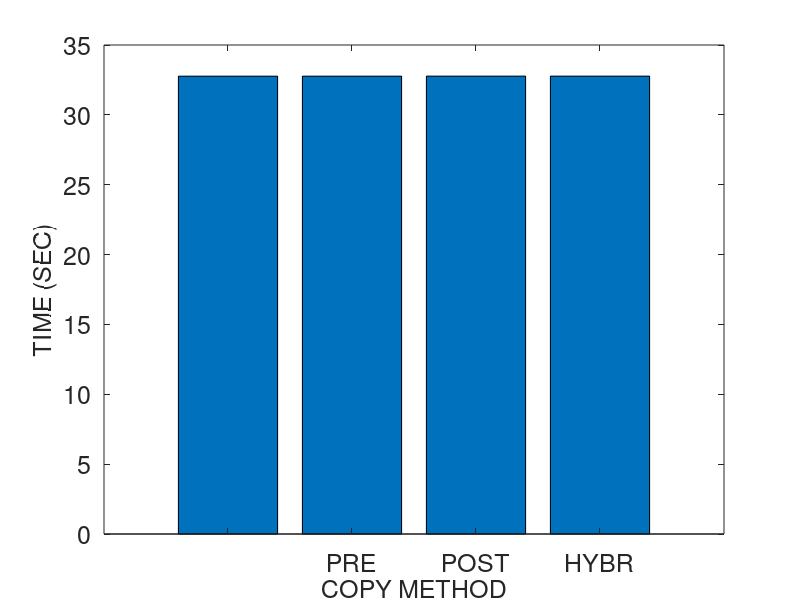
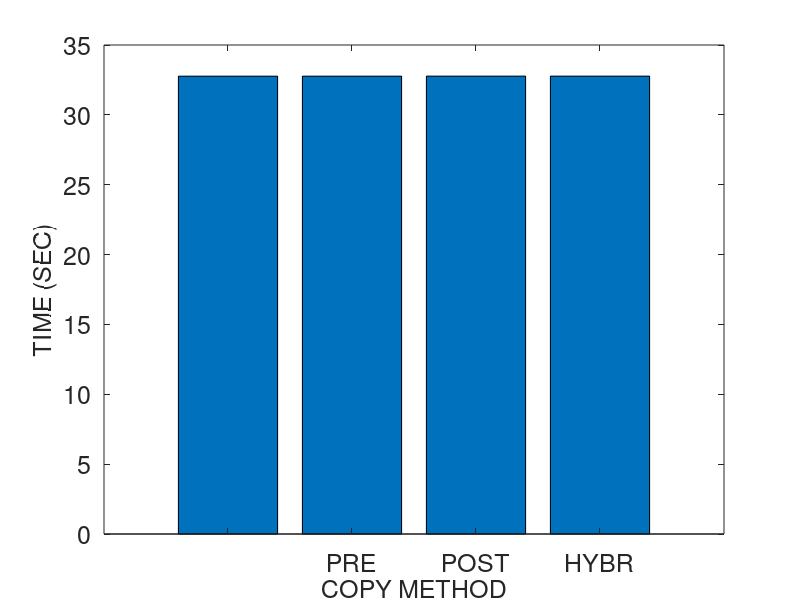
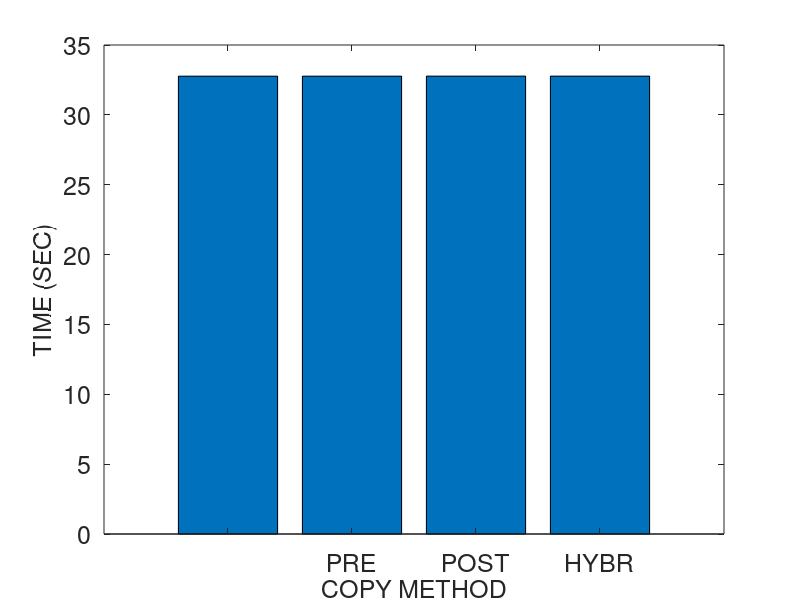
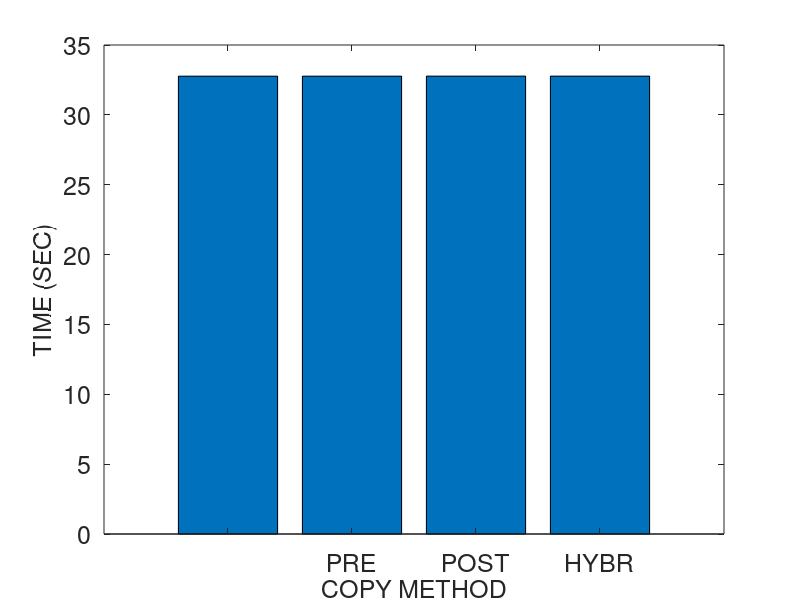

Source code (MATLAB) for these figures, in order:
% basic hybrid copy migration
% memory size in MB
r = 4096
r *= 1024 % convert to KB

% page dirty rate in percent (%): against to total memory pages
readrate = 50
prefix = strcat ("M4G_R", num2str(readrate))
readrate /= 100

dirtyrate = 0 
prefix = strcat (prefix, "_W", num2str(dirtyrate))
dirtyrate /= 100

run = 1

pagesize = 4 % in KB
numpages = r / pagesize

% delta compression rate
comp = 0.5 

% amount of CPU and device states in KB 
scinfo = 100

% working set size in number of pages
wss = numpages * 0.25

% 0: zero, 1: read, 2: dirtied, 3: inactive data
mem = zeros(1, numpages);

% prediction accuracy 0 through 1
acc = 1
%acc = 0

run = 1

prefix = strcat (prefix, "_acc", num2str(acc), "_r", num2str(run))

% bandwidth in gbps
b = 1000 
b = b * 1024/8 % convert to KB

fontsize = 18
%fontsize = 20

totaltime = 0;
downtime = 0;
totaldata = 0;

A = zeros(4, 3);

%%%%%%%%%%%%%%%%%%%%%%%%%%%%%%
% precopy migration
%%%%%%%%%%%%%%%%%%%%%%%%%%%%%%
fprintf('\n')
disp('==================== Precopy migration ====================')
% iterations
present = numpages * pagesize
iter = 0
while present > 50 && iter < 29 && totaldata < 4*r
	pretime = present / b
	totaltime += pretime
	totaldata += present
	present = numpages * pagesize * dirtyrate 
	%dirts = wss * dirtyrate
	iter += 1
end

% stop-and-copy phase
% stop conditions: 29 iterations, 50 pages, 4 memory size sent
scsent = scinfo + present * pagesize
downtime = scsent / b
totaltime += downtime
totaldata += scsent

% network fault rate
NFR = 0

A (1, 1) = totaltime;
A (1, 2) = downtime;
A (1, 3) = totaldata;

%%%%%%%%%%%%%%%%%%%%%%%%%%%%%%
% postcopy migration
%%%%%%%%%%%%%%%%%%%%%%%%%%%%%%
fprintf('\n')
disp('===================== Postcopy migration ======================')
totaltime = 0;
downtime = 0;
totaldata = 0;

% stop-and-copy phase
scsent = scinfo
downtime = scsent / b
totaltime += downtime
totaldata += scsent

% prepaging (bubbling) and on-demand paging
postsent = r
posttime = postsent/b
totaltime += posttime
totaldata += postsent
% network fault rate
NFR = 0.2

A (2, 1) = totaltime;
A (2, 2) = downtime;
A (2, 3) = totaldata;

%%%%%%%%%%%%%%%%%%%%%%%%%%%%%%
% hybrid copy migration
%%%%%%%%%%%%%%%%%%%%%%%%%%%%%%
fprintf('\n')
disp('==================== Hybrid copy migration ====================')
totaltime = 0;
downtime = 0;
totaldata = 0;

% precopy phase: single iteration
present = r
pretime = present / b
totaltime += pretime
totaldata += present

% stop-and-copy phase
bitmapsize = 500 % KB
scsent = scinfo + bitmapsize
downtime = scsent / b
totaltime += downtime
totaldata += scsent

% postcopy phase: prepaging (bubbling) and on-demand paging
%dirts = wss * dirtyrate
dirts = numpages * dirtyrate
postsent = dirts * pagesize
posttime = postsent/b
totaltime += posttime
totaldata += postsent
% network fault rate
NFR = 0.2

A (3, 1) = totaltime;
A (3, 2) = downtime;
A (3, 3) = totaldata;

%%%%%%%%%%%%%%%%%%%%%%%%%%%%%%
% proactive hybrid copy migration
%%%%%%%%%%%%%%%%%%%%%%%%%%%%%%
%disp(char(10))
fprintf('\n')
disp('=============== Proactive hybrid copy migration ================')
totaltime = 0;
downtime = 0;
totaldata = 0;

% precopy phase
% LRU, PFR

% scan the dirtied pages
% for dirtied pages
% 	mark dirtied (1)
% 	mem(random (1, wss * 0.1))	
randperm(int64(wss * 0.1));
% for read pages
% 	mark read (2)
% 	mem (random (wss * 0.1, wss * 0.2))

% for pages
% 	predict read/write

% send the pages most likely to be read and least likely to be dirtied
% do not send the pages most likely to be dirtied
% construct queue with the order of p1/p2
%reads = numpages * 0.4 
% total read rate = wss * read_rate = 0.25 * 0.16 = 0.04 (4%)
%read_rate = 0.16
%read_rate = 0.04 % 4% of total memory
% total write rate = wss * write_rate = 0.25 * 0.16 = 0.04 (4%)
%write_rate = 0.16
%write_rate = 0.04 % 4% of total memory
% simple case: readonly pages (RO) - zero dirtied pages 
%RO = 0.3
pred_pages = numpages * readrate * acc

% LRU
% for LRU queue
% 	mark sent
%	insert the pages into cache and perform delta compression

present = pred_pages * pagesize
pretime = present/b
totaltime += pretime
totaldata += present

% stop-and-copy phase
% send the CPU and device states
bitmapsize = 500 % KB
scsent = scinfo + bitmapsize
downtime = scsent/b
totaltime += downtime
totaldata += scsent

% postcopy phase
postsent = (numpages - pred_pages) * pagesize

% exclude the predicted dirtied pages 
pred_dirts = numpages * dirtyrate * acc
postsent = (numpages - pred_pages - pred_dirts) * pagesize
posttime = postsent/b
totaltime += posttime
totaldata += postsent

% network fault rate
NFR = 0.2

A (4, 1) = totaltime;
A (4, 2) = downtime;
A (4, 3) = totaldata

%%%%%%%%%%%%%%%%%%%%%%%%%%%%%%%%%%%%%%%%%%%%%%%%%%%%%%%
%                     plotting
% precopy
% postcopy
% hybrid
% pro-hybrid
%%%%%%%%%%%%%%%%%%%%%%%%%%%%%%%%%%%%%%%%%%%%%%%%%%%%%%%

%prefix = "M4G_R14W14_acc100_r1"
%prefix = strcat ("M4G_R", readrate, "W", dirtyrate, "acc", acc, "r", run)
%prefix = strcat (prefix, "W")
%prefix = strcat (prefix, dirtyrate)

dlmwrite (prefix, A, ' ')

%%%%%%%%%%%%%%%%%%%% total time %%%%%%%%%%%%%%%%%%%%%%
figure;
output = strcat(prefix, ".tt");
%output = prefix
x = ['PRECOPY', 'POSTCOPY', 'HYBRID', 'PRO-HYBRID'];
x = {'', 'PRE', 'POST', 'HYBR', 'PROH', ''};
x = {'', 'PRE', 'POST', 'HYBR', 'PROH'};
%x = 1:1:length(A);
%plot(x, A(:,2)/1000000, x, A(:,3)/1000000, '-.*');
%plot(A(:,2));

%xtics = 1:4:16
%bar(xtics, A(:,1))
bar(A(:,1))
set(gca, 'XTickLabel', x, 'FontSize', fontsize)
xlabel('COPY METHOD', 'FontSize', fontsize);
ylabel('TIME (SEC)', 'FontSize', fontsize);
%legend('PRECOPY', 'POSTCOPY', 'HYBRID', 'PRO-HYBRID');
%bar(x, A(:,1))

saveas (1, strcat(output, ".png"));
saveas (1, strcat(output, ".eps"));
saveas (1, strcat(output, ".emf"));

%%%%%%%%%%%%%%%%%%%% downtime %%%%%%%%%%%%%%%%%%%%%%
figure;
output = strcat(prefix, ".dt");

bar(A(:,2))
set(gca, 'XTickLabel', x, 'FontSize', fontsize)
xlabel('COPY METHOD', 'FontSize', fontsize);
ylabel('TIME (SEC)', 'FontSize', fontsize);

saveas (1, strcat(output, ".png"));
saveas (1, strcat(output, ".eps"));
saveas (1, strcat(output, ".emf"));

%%%%%%%%%%%%%%%%%%%% total data %%%%%%%%%%%%%%%%%%%%%%
figure;
output = strcat(prefix, ".td");

bar(A(:,3))
set(gca, 'XTickLabel', x, 'FontSize', fontsize)
xlabel('COPY METHOD', 'FontSize', fontsize);
ylabel('SIZE (KB)', 'FontSize', fontsize);

saveas (1, strcat(output, ".png"));
saveas (1, strcat(output, ".eps"));
saveas (1, strcat(output, ".emf"));
